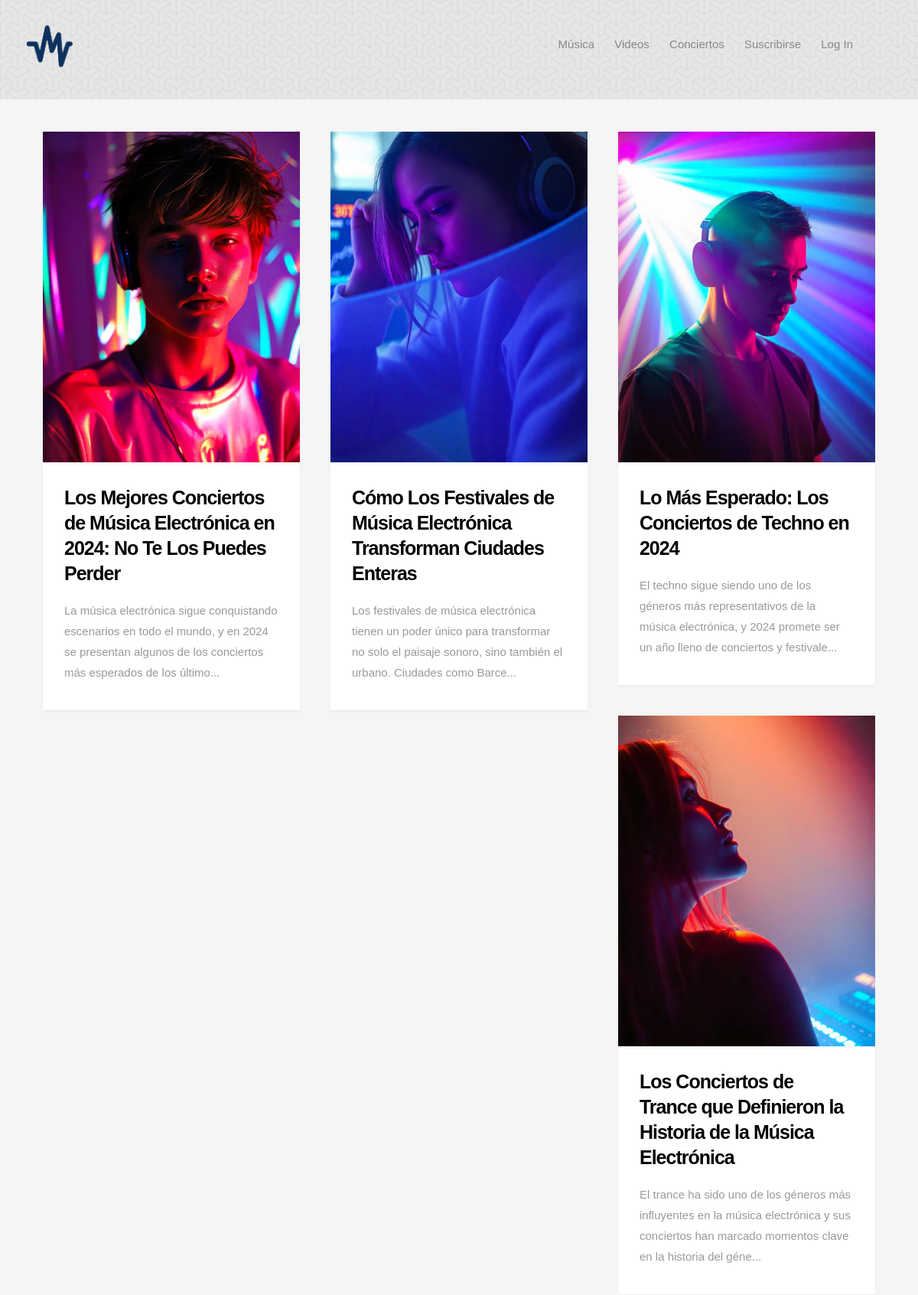
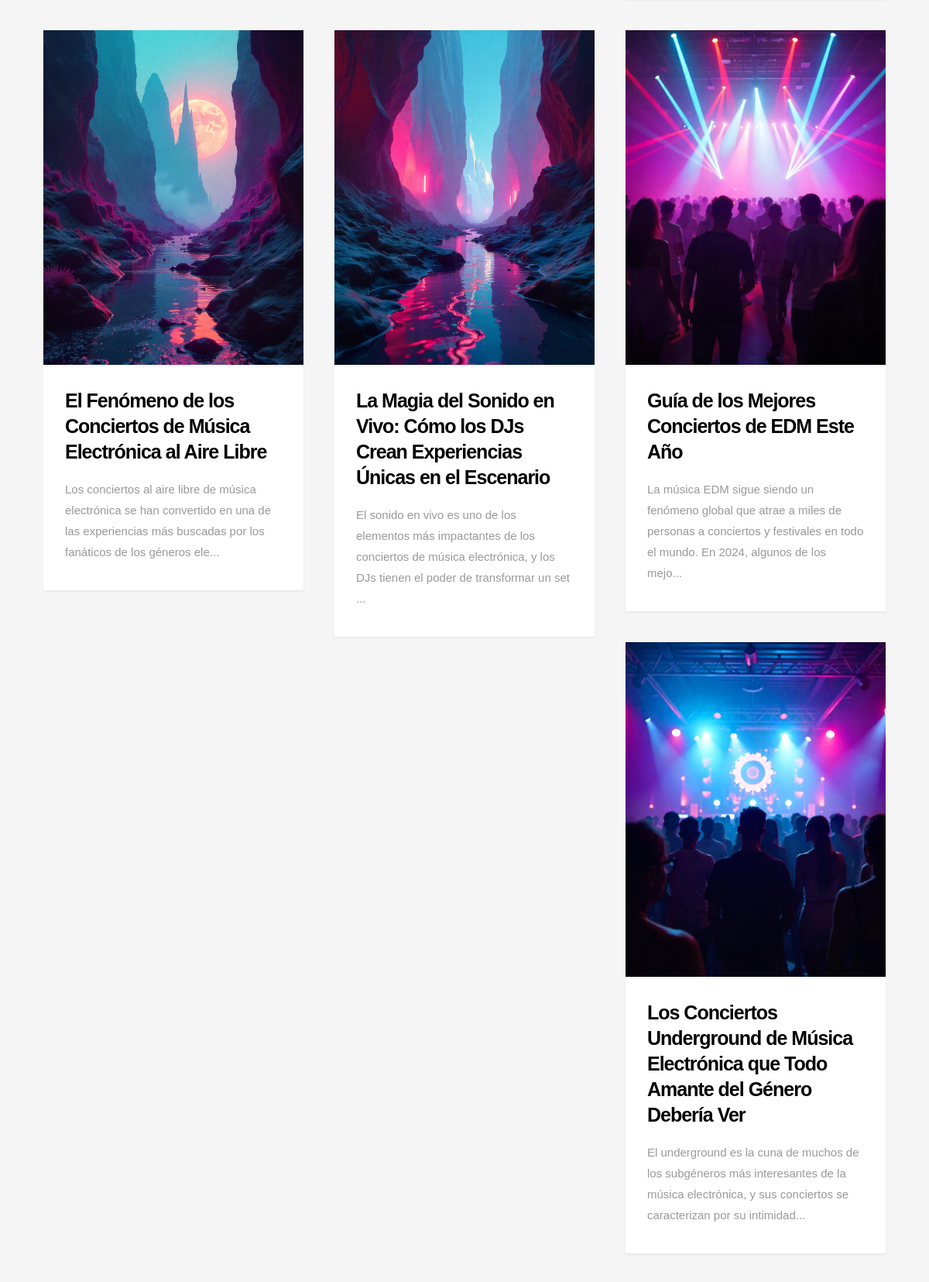
The app's page /conciertos.php (upper part) with its own data (2 pictures, top to bottom).
### tables this page shows
CREATE TABLE IF NOT EXISTS `entradas` (
  `id_entrada` int NOT NULL AUTO_INCREMENT,
  `id_autor` int NOT NULL,
  `titulo_entrada` text NOT NULL,
  `contenido_entrada` text NOT NULL,
  `fecha_creacion_entrada` date NOT NULL,
  `categoria_entrada` enum('musica','video','concierto') NOT NULL,
  `video` varchar(250) DEFAULT NULL,
  `musica` varchar(250) DEFAULT NULL,
  `imagen` varchar(250) DEFAULT NULL,
  PRIMARY KEY (`id_entrada`),
  KEY `fk_autor` (`id_autor`)
);

### mostrar_contenido_conciertos.php (the view, shortened to what this page needs)
<div class="row masonry">
    <div class="bricks-wrapper">
        <?php
        include("./conexiondb.php");
        $sql = "SELECT * FROM entradas WHERE categoria_entrada = 'concierto' ORDER BY fecha_creacion_entrada DESC";
        $resultado = $conexion->query($sql);
        if ($resultado->num_rows === 0) {
            echo "No hay ninguna entrada";
        } else {
            while ($fila = $resultado->fetch_assoc()) {
                ?>
                <article class="brick entry format-standard animate-this">
                    <div class="entry-thumb">
                        <a href="ver_post.php?id=<?php echo $fila['id_entrada'] ?>" class="thumb-link">
                            <img src="<?php echo $fila['imagen'] ?>" alt="building">
                        </a>
                    </div>
                    <div class="entry-text">
                        <div class="entry-header">
                            <h1 class="entry-title"><a
                                    href="ver_post.php?id=<?php echo $fila['id_entrada'] ?>"><?php echo $fila['titulo_entrada'] ?></a>
                            </h1>
                        </div>
                        <div class="entry-excerpt">
                            <?php echo substr($fila['contenido_entrada'], 0, 150) . "..."; ?>
                        </div>
                    </div>
                </article>
                <?php
            }
        }
        ?>
    </div>
</div>

### head.php (shortened to what this page needs)
<head>
    <link rel="stylesheet" href="css/base.css">
    <link rel="stylesheet" href="css/vendor.css">
    <link rel="stylesheet" href="css/main.css">
</head>

### conciertos.php (shortened to what this page needs)
<?php
include("head.php");
?>
<body id="top">
    <?php
    include("header.php");
    ?>
    <section id="bricks">
        <?php
        include("mostrar_contenido_conciertos.php");
        ?>
    </section>
</body>

### header.php (shortened to what this page needs)
<header class="short-header">
    <div class="row header-content">
        <div class="logo">
            <a href="index.php">E-Music</a>
        </div>
        <nav id="main-nav-wrap">
            <ul class="main-navigation sf-menu">
                <li><a href="musica.php" title="Música">Música</a></li>
                <li><a href="videos.php" title="Videos">Videos</a></li>
                <li><a href="conciertos.php" title="Conciertos">Conciertos</a></li>
                <?php
                if (isset($_SESSION["autor"])) {
                    ?>
                    <li><a href="administrar_blog.php">Administrar</a></li>
                    <li><a href="nueva_entrada.php">Nueva Entrada</a></li>
                    <li><a href="logout.php">Log out</a></li>
                    <?php
                } else if(isset($_SESSION["visitante"])) {
                    ?>
                    <li><a href="perfil.php">Mi perfil</a></li>
                    <li><a href="logout.php">Log out</a></li>
                    <?php
                } else {
                    ?>
                    <li><a href="#suscribirse" class="smoothscroll" title="Suscribirse">Suscribirse</a></li>
                    <li><a href="login.php">Log In</a></li>
                    <?php
                }
                ?>
            </ul>
        </nav>
        <div class="triggers">
            <a class="search-trigger" href="#"><i class="fa fa-search"></i></a>
        </div>
    </div>
</header>

### css/base.css (style rules this page uses)
body { margin: 0; }
article, aside, details, figcaption, figure, footer, header, hgroup, main, menu, nav, section, summary { display: block; }
a { background: transparent; }
h1 { font-size: 2em; margin: 0.67em 0; }
img { border: 0; }
*, *::before, *::after { box-sizing: inherit; }
body { font-weight: normal; line-height: 1; text-rendering: optimizeLegibility; word-wrap: break-word; -webkit-overflow-scrolling: touch; -webkit-text-size-adjust: none; }
body, input, button { -moz-osx-font-smoothing: grayscale; -webkit-font-smoothing: antialiased; }
img, video { max-width: 100%; height: auto; }
div, dl, dt, dd, ul, ol, li, h1, h2, h3, h4, h5, h6, pre, form, p, blockquote, th, td { margin: 0; padding: 0; }
h1, h2, h3, h4, h5, h6 { -webkit-font-variant-ligatures: common-ligatures; -moz-font-variant-ligatures: common-ligatures; font-variant-ligatures: common-ligatures; text-rendering: optimizeLegibility; }
em, i { font-style: italic; line-height: inherit; }
ol, ul { list-style: none; }
li { display: block; }
a { text-decoration: none; line-height: inherit; }
a img { border: none; }
.row { width: 94%; max-width: 1170px; margin: 0 auto; }
.row:before, .row:after { content: ""; display: table; }
.row:after { clear: both; }

### records on screen
entradas: imagen (picture), titulo_entrada "Los Mejores Conciertos de Música Electrónica en 2024: No Te Los Puedes Perder", contenido_entrada "La música electrónica sigue conquistando escenarios en todo el mundo, y en 2024 se presentan algunos de los conciertos más esperados de los último"
entradas: imagen (picture), titulo_entrada "Cómo Los Festivales de Música Electrónica Transforman Ciudades Enteras", contenido_entrada "Los festivales de música electrónica tienen un poder único para transformar no solo el paisaje sonoro, sino también el urbano. Ciudades como Barce"
entradas: imagen (picture), titulo_entrada "Lo Más Esperado: Los Conciertos de Techno en 2024", contenido_entrada "El techno sigue siendo uno de los géneros más representativos de la música electrónica, y 2024 promete ser un año lleno de conciertos y festivale"
entradas: imagen (picture), titulo_entrada "Los Conciertos de Trance que Definieron la Historia de la Música Electrónica", contenido_entrada "El trance ha sido uno de los géneros más influyentes en la música electrónica y sus conciertos han marcado momentos clave en la historia del géne"
entradas: imagen (picture), titulo_entrada "El Fenómeno de los Conciertos de Música Electrónica al Aire Libre", contenido_entrada "Los conciertos al aire libre de música electrónica se han convertido en una de las experiencias más buscadas por los fanáticos de los géneros ele"
entradas: imagen (picture), titulo_entrada "La Magia del Sonido en Vivo: Cómo los DJs Crean Experiencias Únicas en el Escenario", contenido_entrada "El sonido en vivo es uno de los elementos más impactantes de los conciertos de música electrónica, y los DJs tienen el poder de transformar un set"
entradas: imagen (picture), titulo_entrada "Guía de los Mejores Conciertos de EDM Este Año", contenido_entrada "La música EDM sigue siendo un fenómeno global que atrae a miles de personas a conciertos y festivales en todo el mundo. En 2024, algunos de los mejo"
entradas: imagen (picture), titulo_entrada "Los Conciertos Underground de Música Electrónica que Todo Amante del Género Debería Ver", contenido_entrada "El underground es la cuna de muchos de los subgéneros más interesantes de la música electrónica, y sus conciertos se caracterizan por su intimidad"
